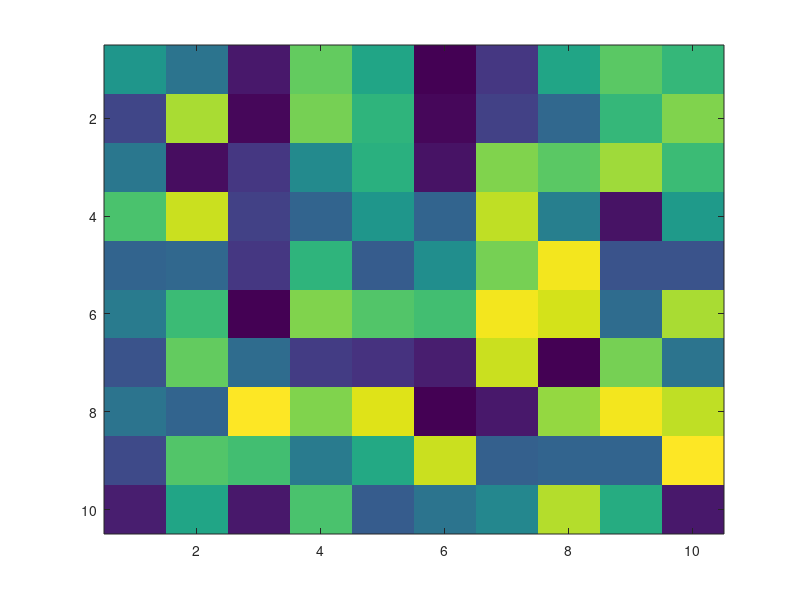

The MATLAB source for this figure:
figure(1)

nPoints = 10;
xs = 10*rand(nPoints,1);
ys = 10*rand(nPoints,1);

%hPlot = plot(xs,ys,'.');
hPlot = imagesc(rand(nPoints));
drawnow;

set(gcf,'WindowButtonUpFcn',@mouseClickCallback);